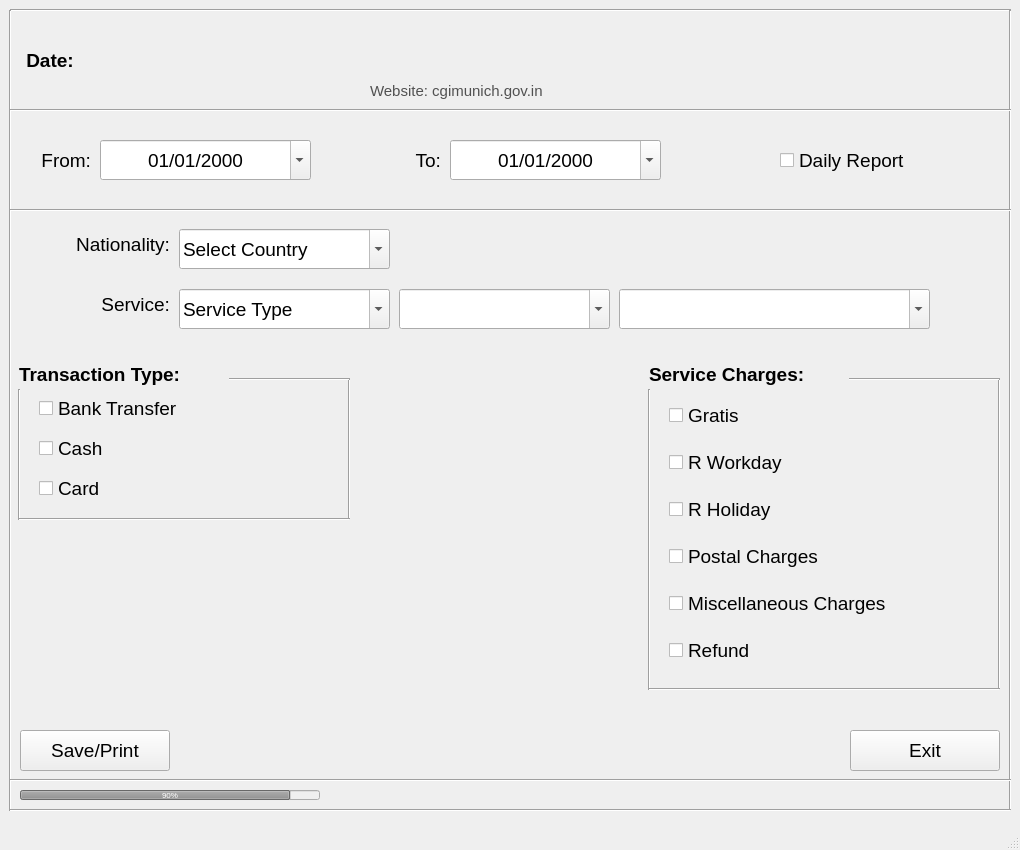
<?xml version="1.0" encoding="UTF-8"?>
<ui version="4.0">
 <class>ReportWindow</class>
 <widget class="QMainWindow" name="ReportWindow">
  <property name="enabled">
   <bool>true</bool>
  </property>
  <property name="geometry">
   <rect>
    <x>0</x>
    <y>0</y>
    <width>1020</width>
    <height>850</height>
   </rect>
  </property>
  <property name="sizePolicy">
   <sizepolicy hsizetype="Fixed" vsizetype="Fixed">
    <horstretch>0</horstretch>
    <verstretch>0</verstretch>
   </sizepolicy>
  </property>
  <property name="minimumSize">
   <size>
    <width>1020</width>
    <height>850</height>
   </size>
  </property>
  <property name="maximumSize">
   <size>
    <width>1020</width>
    <height>850</height>
   </size>
  </property>
  <property name="font">
   <font>
    <family>Arial</family>
   </font>
  </property>
  <property name="windowTitle">
   <string>Print Report</string>
  </property>
  <widget class="QWidget" name="centralwidget">
   <property name="enabled">
    <bool>true</bool>
   </property>
   <widget class="Line" name="line_16">
    <property name="geometry">
     <rect>
      <x>10</x>
      <y>0</y>
      <width>1001</width>
      <height>20</height>
     </rect>
    </property>
    <property name="orientation">
     <enum>Qt::Horizontal</enum>
    </property>
   </widget>
   <widget class="Line" name="line_2">
    <property name="geometry">
     <rect>
      <x>0</x>
      <y>10</y>
      <width>20</width>
      <height>801</height>
     </rect>
    </property>
    <property name="orientation">
     <enum>Qt::Vertical</enum>
    </property>
   </widget>
   <widget class="Line" name="line_3">
    <property name="geometry">
     <rect>
      <x>1000</x>
      <y>10</y>
      <width>20</width>
      <height>801</height>
     </rect>
    </property>
    <property name="orientation">
     <enum>Qt::Vertical</enum>
    </property>
   </widget>
   <widget class="Line" name="line_17">
    <property name="geometry">
     <rect>
      <x>10</x>
      <y>770</y>
      <width>1001</width>
      <height>20</height>
     </rect>
    </property>
    <property name="orientation">
     <enum>Qt::Horizontal</enum>
    </property>
   </widget>
   <widget class="QLabel" name="label_10">
    <property name="geometry">
     <rect>
      <x>280</x>
      <y>10</y>
      <width>501</width>
      <height>71</height>
     </rect>
    </property>
    <property name="text">
     <string>&lt;html&gt;&lt;head/&gt;&lt;body&gt;&lt;p&gt;&lt;img src=&quot;:/logo/Munich_logo.png&quot;/&gt;&lt;/p&gt;&lt;/body&gt;&lt;/html&gt;</string>
    </property>
    <property name="alignment">
     <set>Qt::AlignCenter</set>
    </property>
   </widget>
   <widget class="QLabel" name="email_id">
    <property name="geometry">
     <rect>
      <x>370</x>
      <y>80</y>
      <width>211</width>
      <height>21</height>
     </rect>
    </property>
    <property name="font">
     <font>
      <family>Arial</family>
      <pointsize>11</pointsize>
     </font>
    </property>
    <property name="styleSheet">
     <string notr="true">color: rgb(81, 81, 81);</string>
    </property>
    <property name="text">
     <string>Website: cgimunich.gov.in</string>
    </property>
    <property name="alignment">
     <set>Qt::AlignLeading|Qt::AlignLeft|Qt::AlignVCenter</set>
    </property>
   </widget>
   <widget class="Line" name="line_18">
    <property name="geometry">
     <rect>
      <x>10</x>
      <y>100</y>
      <width>1001</width>
      <height>20</height>
     </rect>
    </property>
    <property name="orientation">
     <enum>Qt::Horizontal</enum>
    </property>
   </widget>
   <widget class="QWidget" name="horizontalLayoutWidget">
    <property name="geometry">
     <rect>
      <x>20</x>
      <y>20</y>
      <width>186</width>
      <height>80</height>
     </rect>
    </property>
    <layout class="QHBoxLayout" name="horizontalLayout">
     <item>
      <widget class="QLabel" name="date_lbl">
       <property name="sizePolicy">
        <sizepolicy hsizetype="Preferred" vsizetype="Preferred">
         <horstretch>1</horstretch>
         <verstretch>0</verstretch>
        </sizepolicy>
       </property>
       <property name="font">
        <font>
         <family>Arial</family>
         <pointsize>14</pointsize>
         <weight>75</weight>
         <bold>true</bold>
        </font>
       </property>
       <property name="text">
        <string>Date:</string>
       </property>
       <property name="alignment">
        <set>Qt::AlignCenter</set>
       </property>
      </widget>
     </item>
     <item>
      <widget class="QLabel" name="date_entry">
       <property name="sizePolicy">
        <sizepolicy hsizetype="Preferred" vsizetype="Preferred">
         <horstretch>2</horstretch>
         <verstretch>0</verstretch>
        </sizepolicy>
       </property>
       <property name="font">
        <font>
         <family>Arial</family>
         <pointsize>14</pointsize>
        </font>
       </property>
       <property name="text">
        <string/>
       </property>
       <property name="alignment">
        <set>Qt::AlignLeading|Qt::AlignLeft|Qt::AlignVCenter</set>
       </property>
      </widget>
     </item>
    </layout>
   </widget>
   <widget class="QDateEdit" name="from_date">
    <property name="geometry">
     <rect>
      <x>100</x>
      <y>140</y>
      <width>211</width>
      <height>40</height>
     </rect>
    </property>
    <property name="font">
     <font>
      <family>Arial</family>
      <pointsize>14</pointsize>
     </font>
    </property>
    <property name="alignment">
     <set>Qt::AlignCenter</set>
    </property>
    <property name="displayFormat">
     <string>dd/MM/yyyy</string>
    </property>
    <property name="calendarPopup">
     <bool>true</bool>
    </property>
   </widget>
   <widget class="QLabel" name="label">
    <property name="geometry">
     <rect>
      <x>20</x>
      <y>150</y>
      <width>71</width>
      <height>21</height>
     </rect>
    </property>
    <property name="font">
     <font>
      <family>Arial</family>
      <pointsize>14</pointsize>
     </font>
    </property>
    <property name="text">
     <string>From:</string>
    </property>
    <property name="alignment">
     <set>Qt::AlignRight|Qt::AlignTrailing|Qt::AlignVCenter</set>
    </property>
   </widget>
   <widget class="QLabel" name="label_2">
    <property name="geometry">
     <rect>
      <x>390</x>
      <y>150</y>
      <width>51</width>
      <height>20</height>
     </rect>
    </property>
    <property name="font">
     <font>
      <family>Arial</family>
      <pointsize>14</pointsize>
     </font>
    </property>
    <property name="text">
     <string>To:</string>
    </property>
    <property name="alignment">
     <set>Qt::AlignRight|Qt::AlignTrailing|Qt::AlignVCenter</set>
    </property>
   </widget>
   <widget class="QDateEdit" name="to_date">
    <property name="geometry">
     <rect>
      <x>450</x>
      <y>140</y>
      <width>211</width>
      <height>40</height>
     </rect>
    </property>
    <property name="font">
     <font>
      <family>Arial</family>
      <pointsize>14</pointsize>
     </font>
    </property>
    <property name="alignment">
     <set>Qt::AlignCenter</set>
    </property>
    <property name="displayFormat">
     <string>dd/MM/yyyy</string>
    </property>
    <property name="calendarPopup">
     <bool>true</bool>
    </property>
   </widget>
   <widget class="QPushButton" name="print_btn">
    <property name="geometry">
     <rect>
      <x>20</x>
      <y>730</y>
      <width>150</width>
      <height>41</height>
     </rect>
    </property>
    <property name="font">
     <font>
      <family>Arial</family>
      <pointsize>14</pointsize>
      <weight>50</weight>
      <bold>false</bold>
     </font>
    </property>
    <property name="text">
     <string>Save/Print</string>
    </property>
   </widget>
   <widget class="Line" name="line">
    <property name="geometry">
     <rect>
      <x>10</x>
      <y>200</y>
      <width>1001</width>
      <height>20</height>
     </rect>
    </property>
    <property name="orientation">
     <enum>Qt::Horizontal</enum>
    </property>
   </widget>
   <widget class="QPushButton" name="exit_btn">
    <property name="geometry">
     <rect>
      <x>850</x>
      <y>730</y>
      <width>150</width>
      <height>41</height>
     </rect>
    </property>
    <property name="font">
     <font>
      <family>Arial</family>
      <pointsize>14</pointsize>
      <weight>50</weight>
      <bold>false</bold>
     </font>
    </property>
    <property name="text">
     <string>Exit</string>
    </property>
   </widget>
   <widget class="QProgressBar" name="progressBar">
    <property name="enabled">
     <bool>false</bool>
    </property>
    <property name="geometry">
     <rect>
      <x>20</x>
      <y>790</y>
      <width>300</width>
      <height>10</height>
     </rect>
    </property>
    <property name="sizePolicy">
     <sizepolicy hsizetype="Fixed" vsizetype="Fixed">
      <horstretch>0</horstretch>
      <verstretch>0</verstretch>
     </sizepolicy>
    </property>
    <property name="font">
     <font>
      <family>Arial</family>
      <pointsize>6</pointsize>
     </font>
    </property>
    <property name="value">
     <number>90</number>
    </property>
    <property name="alignment">
     <set>Qt::AlignCenter</set>
    </property>
    <property name="textVisible">
     <bool>true</bool>
    </property>
    <property name="invertedAppearance">
     <bool>false</bool>
    </property>
   </widget>
   <widget class="QCheckBox" name="daily_rpt_cbx">
    <property name="geometry">
     <rect>
      <x>780</x>
      <y>140</y>
      <width>211</width>
      <height>40</height>
     </rect>
    </property>
    <property name="font">
     <font>
      <family>Arial</family>
      <pointsize>14</pointsize>
     </font>
    </property>
    <property name="text">
     <string>Daily Report</string>
    </property>
   </widget>
   <widget class="QWidget" name="filterwidget" native="true">
    <property name="enabled">
     <bool>true</bool>
    </property>
    <property name="geometry">
     <rect>
      <x>9</x>
      <y>209</y>
      <width>1001</width>
      <height>501</height>
     </rect>
    </property>
    <widget class="Line" name="line_9">
     <property name="geometry">
      <rect>
       <x>330</x>
       <y>170</y>
       <width>20</width>
       <height>141</height>
      </rect>
     </property>
     <property name="orientation">
      <enum>Qt::Vertical</enum>
     </property>
    </widget>
    <widget class="Line" name="line_13">
     <property name="geometry">
      <rect>
       <x>630</x>
       <y>180</y>
       <width>20</width>
       <height>301</height>
      </rect>
     </property>
     <property name="orientation">
      <enum>Qt::Vertical</enum>
     </property>
    </widget>
    <widget class="Line" name="line_8">
     <property name="geometry">
      <rect>
       <x>0</x>
       <y>180</y>
       <width>20</width>
       <height>131</height>
      </rect>
     </property>
     <property name="orientation">
      <enum>Qt::Vertical</enum>
     </property>
    </widget>
    <widget class="QWidget" name="verticalLayoutWidget_2">
     <property name="geometry">
      <rect>
       <x>660</x>
       <y>180</y>
       <width>311</width>
       <height>291</height>
      </rect>
     </property>
     <layout class="QVBoxLayout" name="verticalLayout_2">
      <item>
       <widget class="QCheckBox" name="gratis_sr_cbx">
        <property name="font">
         <font>
          <family>Arial</family>
          <pointsize>14</pointsize>
         </font>
        </property>
        <property name="text">
         <string>Gratis</string>
        </property>
       </widget>
      </item>
      <item>
       <widget class="QCheckBox" name="rworkday_sr_cbx">
        <property name="font">
         <font>
          <family>Arial</family>
          <pointsize>14</pointsize>
         </font>
        </property>
        <property name="text">
         <string>R Workday</string>
        </property>
       </widget>
      </item>
      <item>
       <widget class="QCheckBox" name="rholiday_sr_cbx">
        <property name="font">
         <font>
          <family>Arial</family>
          <pointsize>14</pointsize>
         </font>
        </property>
        <property name="text">
         <string>R Holiday</string>
        </property>
       </widget>
      </item>
      <item>
       <widget class="QCheckBox" name="postal_sr_cbx">
        <property name="font">
         <font>
          <family>Arial</family>
          <pointsize>14</pointsize>
         </font>
        </property>
        <property name="text">
         <string>Postal Charges</string>
        </property>
       </widget>
      </item>
      <item>
       <widget class="QCheckBox" name="misc_sr_cbx">
        <property name="font">
         <font>
          <family>Arial</family>
          <pointsize>14</pointsize>
         </font>
        </property>
        <property name="text">
         <string>Miscellaneous Charges</string>
        </property>
       </widget>
      </item>
      <item>
       <widget class="QCheckBox" name="refund_ind_cbx">
        <property name="font">
         <font>
          <family>Arial</family>
          <pointsize>14</pointsize>
         </font>
        </property>
        <property name="text">
         <string>Refund</string>
        </property>
       </widget>
      </item>
     </layout>
    </widget>
    <widget class="Line" name="line_12">
     <property name="geometry">
      <rect>
       <x>980</x>
       <y>170</y>
       <width>20</width>
       <height>311</height>
      </rect>
     </property>
     <property name="orientation">
      <enum>Qt::Vertical</enum>
     </property>
    </widget>
    <widget class="QWidget" name="verticalLayoutWidget">
     <property name="geometry">
      <rect>
       <x>30</x>
       <y>180</y>
       <width>291</width>
       <height>121</height>
      </rect>
     </property>
     <layout class="QVBoxLayout" name="verticalLayout">
      <item>
       <widget class="QCheckBox" name="bank_tr_cbx">
        <property name="font">
         <font>
          <family>Arial</family>
          <pointsize>14</pointsize>
         </font>
        </property>
        <property name="text">
         <string>Bank Transfer</string>
        </property>
       </widget>
      </item>
      <item>
       <widget class="QCheckBox" name="cash_tr_cbx">
        <property name="font">
         <font>
          <family>Arial</family>
          <pointsize>14</pointsize>
         </font>
        </property>
        <property name="text">
         <string>Cash</string>
        </property>
       </widget>
      </item>
      <item>
       <widget class="QCheckBox" name="card_tr_cbx">
        <property name="font">
         <font>
          <family>Arial</family>
          <pointsize>14</pointsize>
         </font>
        </property>
        <property name="text">
         <string>Card</string>
        </property>
       </widget>
      </item>
     </layout>
    </widget>
    <widget class="Line" name="line_11">
     <property name="geometry">
      <rect>
       <x>220</x>
       <y>160</y>
       <width>121</width>
       <height>20</height>
      </rect>
     </property>
     <property name="orientation">
      <enum>Qt::Horizontal</enum>
     </property>
    </widget>
    <widget class="QComboBox" name="service_code_cbx">
     <property name="enabled">
      <bool>true</bool>
     </property>
     <property name="geometry">
      <rect>
       <x>390</x>
       <y>80</y>
       <width>211</width>
       <height>40</height>
      </rect>
     </property>
     <property name="font">
      <font>
       <family>Arial</family>
       <pointsize>14</pointsize>
      </font>
     </property>
     <property name="editable">
      <bool>true</bool>
     </property>
    </widget>
    <widget class="Line" name="line_10">
     <property name="geometry">
      <rect>
       <x>10</x>
       <y>300</y>
       <width>331</width>
       <height>20</height>
      </rect>
     </property>
     <property name="orientation">
      <enum>Qt::Horizontal</enum>
     </property>
    </widget>
    <widget class="QComboBox" name="country_cbx">
     <property name="geometry">
      <rect>
       <x>170</x>
       <y>20</y>
       <width>211</width>
       <height>40</height>
      </rect>
     </property>
     <property name="font">
      <font>
       <family>Arial</family>
       <pointsize>14</pointsize>
      </font>
     </property>
     <property name="editable">
      <bool>true</bool>
     </property>
     <item>
      <property name="text">
       <string>Select Country</string>
      </property>
     </item>
     <item>
      <property name="text">
       <string>Other</string>
      </property>
     </item>
    </widget>
    <widget class="QLabel" name="trns_lbl">
     <property name="geometry">
      <rect>
       <x>10</x>
       <y>150</y>
       <width>211</width>
       <height>31</height>
      </rect>
     </property>
     <property name="font">
      <font>
       <family>Arial</family>
       <pointsize>14</pointsize>
       <weight>75</weight>
       <bold>true</bold>
      </font>
     </property>
     <property name="text">
      <string>Transaction Type:</string>
     </property>
    </widget>
    <widget class="Line" name="line_14">
     <property name="geometry">
      <rect>
       <x>640</x>
       <y>470</y>
       <width>351</width>
       <height>20</height>
      </rect>
     </property>
     <property name="orientation">
      <enum>Qt::Horizontal</enum>
     </property>
    </widget>
    <widget class="QLabel" name="srvc_chrg_lbl">
     <property name="geometry">
      <rect>
       <x>640</x>
       <y>150</y>
       <width>201</width>
       <height>31</height>
      </rect>
     </property>
     <property name="font">
      <font>
       <family>Arial</family>
       <pointsize>14</pointsize>
       <weight>75</weight>
       <bold>true</bold>
      </font>
     </property>
     <property name="text">
      <string>Service Charges:</string>
     </property>
    </widget>
    <widget class="QComboBox" name="service_subType_cbx">
     <property name="enabled">
      <bool>true</bool>
     </property>
     <property name="geometry">
      <rect>
       <x>610</x>
       <y>80</y>
       <width>311</width>
       <height>40</height>
      </rect>
     </property>
     <property name="font">
      <font>
       <family>Arial</family>
       <pointsize>14</pointsize>
      </font>
     </property>
     <property name="editable">
      <bool>true</bool>
     </property>
    </widget>
    <widget class="QLabel" name="country_lbl">
     <property name="geometry">
      <rect>
       <x>30</x>
       <y>20</y>
       <width>131</width>
       <height>31</height>
      </rect>
     </property>
     <property name="font">
      <font>
       <family>Arial</family>
       <pointsize>14</pointsize>
      </font>
     </property>
     <property name="text">
      <string>Nationality:</string>
     </property>
     <property name="alignment">
      <set>Qt::AlignRight|Qt::AlignTrailing|Qt::AlignVCenter</set>
     </property>
    </widget>
    <widget class="QLabel" name="label_3">
     <property name="geometry">
      <rect>
       <x>70</x>
       <y>80</y>
       <width>91</width>
       <height>31</height>
      </rect>
     </property>
     <property name="font">
      <font>
       <family>Arial</family>
       <pointsize>14</pointsize>
      </font>
     </property>
     <property name="text">
      <string>Service:</string>
     </property>
     <property name="alignment">
      <set>Qt::AlignRight|Qt::AlignTrailing|Qt::AlignVCenter</set>
     </property>
    </widget>
    <widget class="Line" name="line_15">
     <property name="geometry">
      <rect>
       <x>840</x>
       <y>160</y>
       <width>151</width>
       <height>20</height>
      </rect>
     </property>
     <property name="orientation">
      <enum>Qt::Horizontal</enum>
     </property>
    </widget>
    <widget class="QComboBox" name="service_type_cbx">
     <property name="geometry">
      <rect>
       <x>170</x>
       <y>80</y>
       <width>211</width>
       <height>40</height>
      </rect>
     </property>
     <property name="font">
      <font>
       <family>Arial</family>
       <pointsize>14</pointsize>
      </font>
     </property>
     <property name="editable">
      <bool>true</bool>
     </property>
     <item>
      <property name="text">
       <string>Service Type</string>
      </property>
     </item>
    </widget>
   </widget>
   <widget class="Line" name="line_19">
    <property name="geometry">
     <rect>
      <x>10</x>
      <y>800</y>
      <width>1001</width>
      <height>20</height>
     </rect>
    </property>
    <property name="orientation">
     <enum>Qt::Horizontal</enum>
    </property>
   </widget>
  </widget>
  <widget class="QStatusBar" name="statusbar"/>
 </widget>
 <resources>
  <include location="assets/res.qrc"/>
 </resources>
 <connections/>
</ui>
